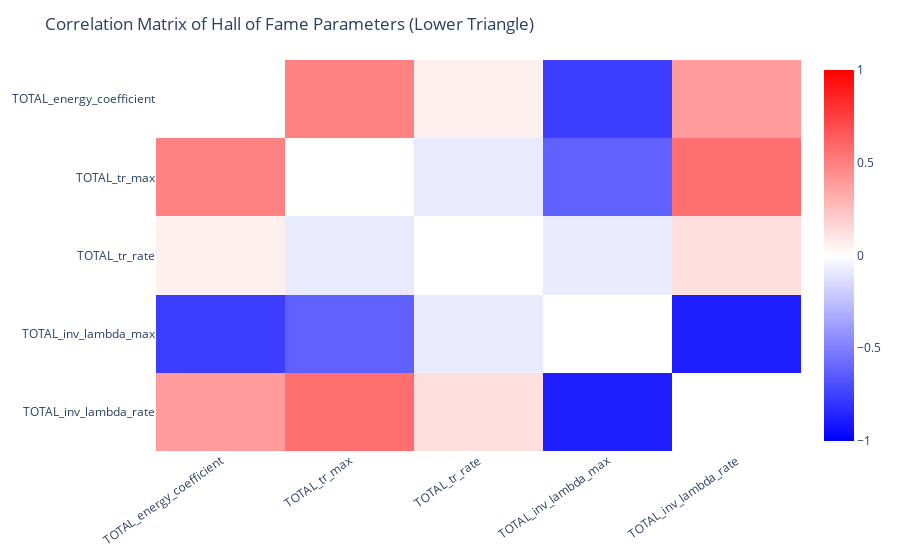

Write notebook code for a chart like this one.
### Markdown cell above
### Correlation matrix of X best individuals

### Code cell
NB_INDIVIDUAL_CORRELATION = 100

indiv_param = viewer.hall_of_fame.iloc[:NB_INDIVIDUAL_CORRELATION, :-1].to_numpy()
param_names = viewer.hall_of_fame.columns[:-1]

corr_matrix = np.corrcoef(indiv_param.T)
np.fill_diagonal(corr_matrix, np.nan)

fig = px.imshow(
    corr_matrix,
    text_auto=False,
    aspect="auto",
    color_continuous_scale=[[0, "blue"], [0.5, "white"], [1, "red"]],
    zmin=-1,
    zmax=1,
    x=param_names,
    y=param_names,
)
fig.update_layout(
    title="Correlation Matrix of Hall of Fame Parameters (Lower Triangle)",
    plot_bgcolor="rgba(0,0,0,0)",
    paper_bgcolor="rgba(0,0,0,0)",
    xaxis={"showgrid": False, "tickangle": -35},
    yaxis={"showgrid": False},
)

fig.show()

### Figure 1 — Plotly figure (JSON) as saved in the notebook; plotly's stock layout.template omitted (floating-point values rounded to 4 significant figures)
{"data": [{"coloraxis": "coloraxis", "hovertemplate": "x: %{x}<br>y: %{y}<br>color: %{z}<extra></extra>", "name": "0", "type": "heatmap", "x": ["TOTAL_energy_coefficient", "TOTAL_tr_max", "TOTAL_tr_rate", "TOTAL_inv_lambda_max", "TOTAL_inv_lambda_rate"], "xaxis": "x", "y": ["TOTAL_energy_coefficient", "TOTAL_tr_max", "TOTAL_tr_rate", "TOTAL_inv_lambda_max", "TOTAL_inv_lambda_rate"], "yaxis": "y", "z": [[null, 0.4884, 0.05817, -0.7589, 0.3921], [0.4884, null, -0.08251, -0.6241, 0.5634], [0.05817, -0.08251, null, -0.07648, 0.1278], [-0.7589, -0.6241, -0.07648, null, -0.882], [0.3921, 0.5634, 0.1278, -0.882, null]]}], "layout": {"coloraxis": {"cmax": 1, "cmin": -1, "colorscale": [[0, "blue"], [0.5, "white"], [1, "red"]]}, "margin": {"t": 60}, "paper_bgcolor": "rgba(0,0,0,0)", "plot_bgcolor": "rgba(0,0,0,0)", "title": {"text": "Correlation Matrix of Hall of Fame Parameters (Lower Triangle)"}, "xaxis": {"anchor": "y", "domain": [0, 1], "showgrid": false, "tickangle": -35}, "yaxis": {"anchor": "x", "autorange": "reversed", "domain": [0, 1], "showgrid": false}}}
